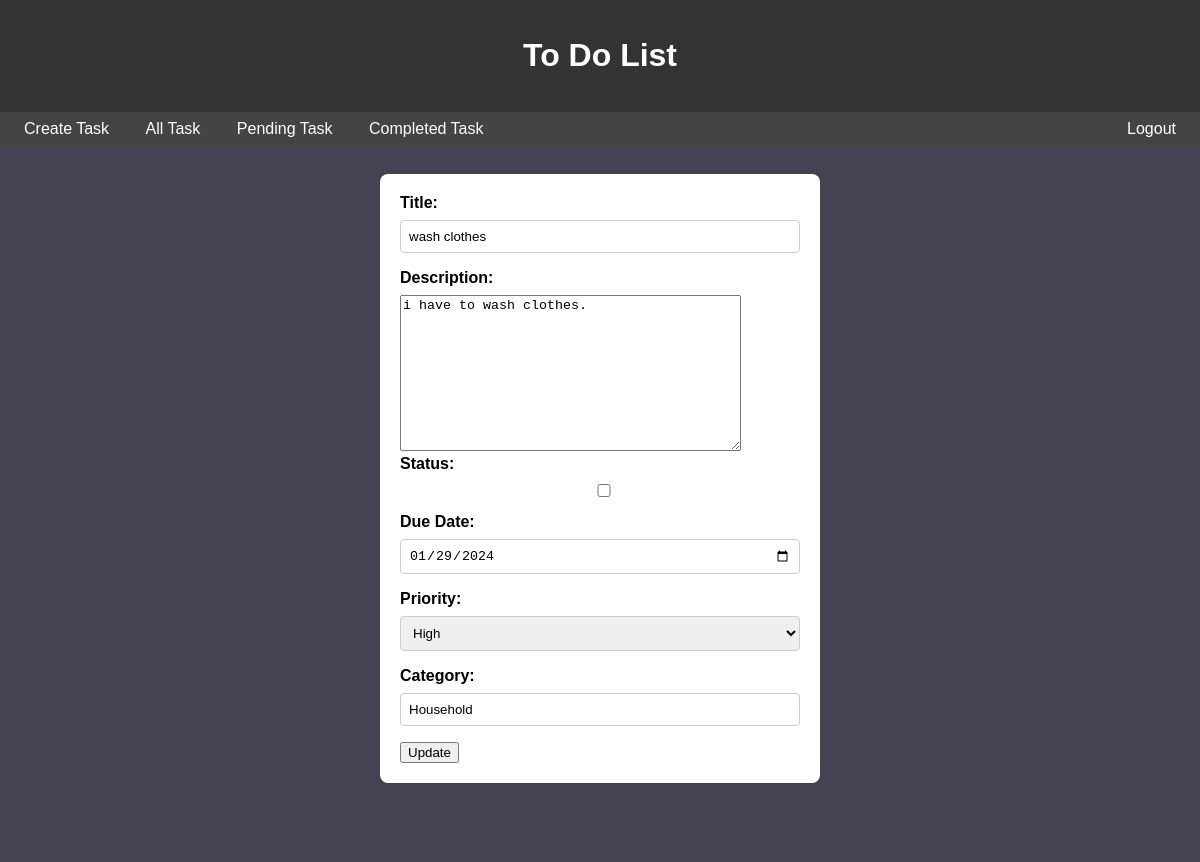
Page /tasks/update/7/ on the earlier database version.
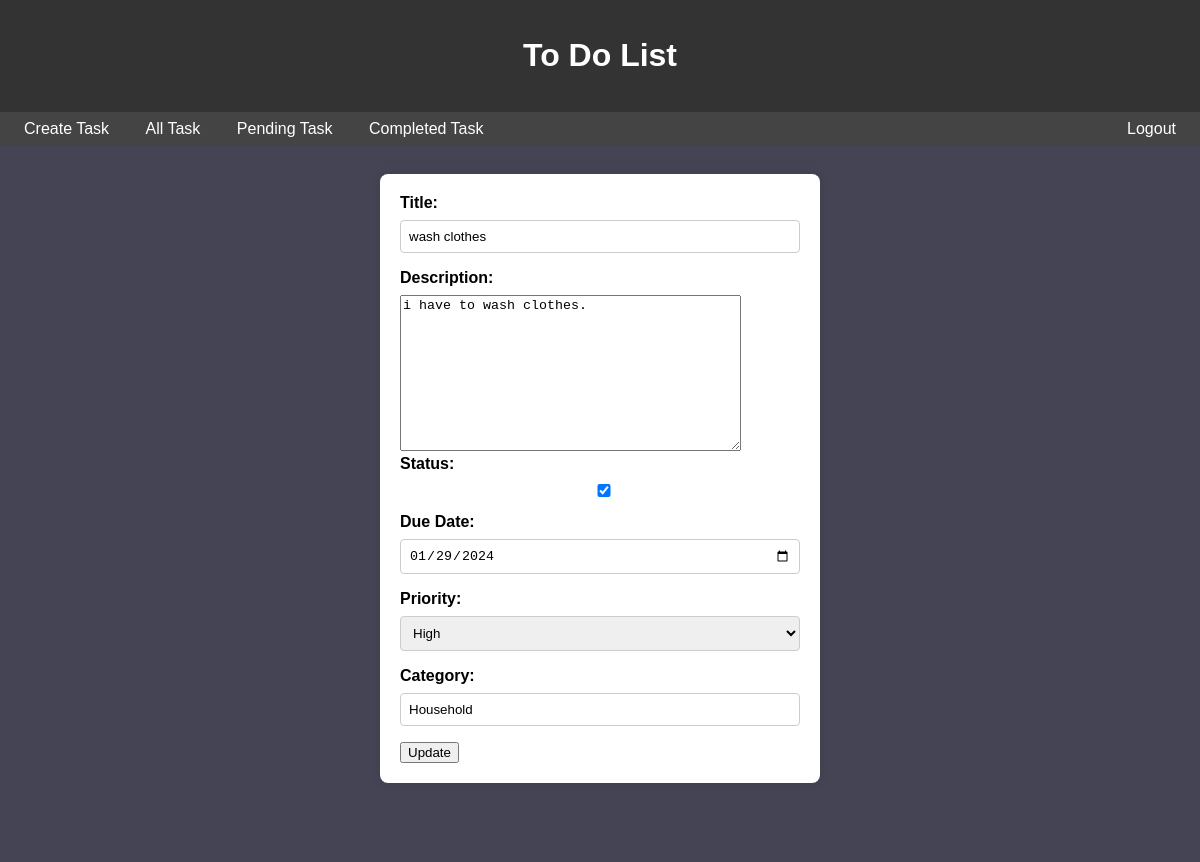
Same page on the later database version.
### tasks/models.py (models this page shows, shortened)
class Task(models.Model):
    title = models.CharField(max_length=50, null=False)
    description = models.TextField(null=True)
    status = models.BooleanField(default=False)
    due = models.DateField()
    priority = models.CharField(max_length=10, null=False)
    category = models.CharField(max_length=20, null=False)
    user = models.ForeignKey(User, on_delete=models.CASCADE, default=1)

### tasks/views.py (the view)
# urls.py: path('update/<int:task_id>/', views.update_task, name='update_task'),
def update_task(request, task_id):
    task = get_object_or_404(Task, id=task_id)
    if request.method == 'POST':
        form = TaskForm(request.POST, instance=task)
        if form.is_valid():
            form.save()
            return redirect('task_list')
    else:
        form = TaskForm(instance=task)
    return render(request, 'tasks/update_task.html', {'form': form, 'task': task})

### tasks/forms.py
class TaskForm(forms.ModelForm):
    PRIORITY_CHOICES = [
        ('high', 'High'),
        ('medium', 'Medium'),
        ('low', 'Low'),
    ]
    priority = forms.ChoiceField(choices=PRIORITY_CHOICES, widget=forms.Select(attrs={'class': 'form-control'}))
    class Meta:
        model = Task
        fields = ['title', 'description', 'status', 'due', 'priority', 'category']
        widgets = {
            'due': forms.DateInput(attrs={'type': 'date'}),
        }

### templates/tasks/update_task.html (shortened to what this page needs)
<!DOCTYPE html>
<html lang="en">
<head>
</head>
<body>
    <header>
        <h1>{% block header %}To Do List{% endblock %}</h1>
    </header>
    <nav>
        <div>
            <a href="{% url 'create_task' %}" class="{% if request.resolver_match.url_name == 'create_task' %}active{% endif %}">Create Task</a>
            <a href="{% url 'task_list' %}" class="{% if request.resolver_match.url_name == 'task_list' %}active{% endif %}">All Task</a>
            <a href="{% url 'pending_task' %}" class="{% if request.resolver_match.url_name == 'pending_task' %}active{% endif %}">Pending Task</a>
            <a href="{% url 'completed_task' %}" class="{% if request.resolver_match.url_name == 'completed_task' %}active{% endif %}">Completed Task</a>
        </div>
        <div>
            <a href="{% url 'logout' %}" class="{% if request.resolver_match.url_name == 'logout' %}active{% endif %}">Logout</a>
        </div>
    </nav>
    <div style="margin-top: 200px; background-color: #445; color: #fff; padding: 0.5em;
    margin-top: 0px; height:700px;">
        <form method="post" action="{% url 'update_task' task.id  %}">
            <div class="form-group">
                <label for="{{ form.title.id_for_label }}">Title:</label>
                {{ form.title }}
            </div>
            <div class="form-group">
                <label for="{{ form.description.id_for_label }}">Description:</label>
                {{ form.description }}
            </div>
            <div class="form-group">
                <label for="{{ form.status.id_for_label }}">Status:</label>
                {{ form.status }}
            </div>
            <div class="form-group">
                <label for="{{ form.due.id_for_label }}">Due Date:</label>
                {{ form.due }}
            </div>
            <div class="form-group">
                <label for="{{ form.priority.id_for_label }}">Priority:</label>
                {{ form.priority }}
            </div>
            <div class="form-group">
                <label for="{{ form.category.id_for_label }}">Category:</label>
                {{ form.category }}
            </div>
            <button type="submit">Update</button>
        </form>
    </div>

Differences in the rows shown:
changed Task "wash clothes": status "☐" → "☑"
